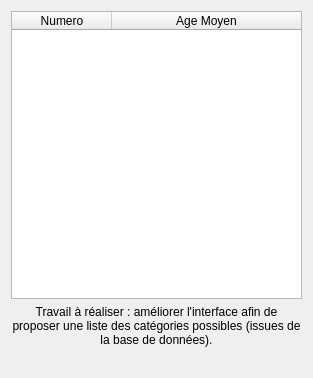
<?xml version="1.0" encoding="UTF-8"?>
<ui version="4.0">
 <class>fct_comp_1</class>
 <widget class="QDialog" name="fct_comp_1">
  <property name="geometry">
   <rect>
    <x>0</x>
    <y>0</y>
    <width>313</width>
    <height>378</height>
   </rect>
  </property>
  <property name="windowTitle">
   <string>Liste des épreuves d'une catégorie (version 2, catégories extraites de la BD)</string>
  </property>
  <layout class="QGridLayout" name="gridLayout">
   <item row="4" column="0">
    <widget class="QLabel" name="label_AgeMoyenEquipe">
     <property name="text">
      <string/>
     </property>
     <property name="alignment">
      <set>Qt::AlignCenter</set>
     </property>
    </widget>
   </item>
   <item row="2" column="0">
    <widget class="QLabel" name="labelAFaire_fct_comp_1">
     <property name="text">
      <string>Travail à réaliser : améliorer l'interface afin de proposer une liste des catégories possibles (issues de la base de données).</string>
     </property>
     <property name="alignment">
      <set>Qt::AlignCenter</set>
     </property>
     <property name="wordWrap">
      <bool>true</bool>
     </property>
    </widget>
   </item>
   <item row="0" column="0">
    <widget class="QTableWidget" name="age_moyen_table">
     <attribute name="horizontalHeaderMinimumSectionSize">
      <number>50</number>
     </attribute>
     <attribute name="horizontalHeaderStretchLastSection">
      <bool>true</bool>
     </attribute>
     <attribute name="verticalHeaderVisible">
      <bool>false</bool>
     </attribute>
     <column>
      <property name="text">
       <string>Numero</string>
      </property>
     </column>
     <column>
      <property name="text">
       <string>Age Moyen</string>
      </property>
     </column>
    </widget>
   </item>
  </layout>
 </widget>
 <resources/>
 <connections/>
 <slots>
  <slot>refreshResult()</slot>
 </slots>
</ui>
